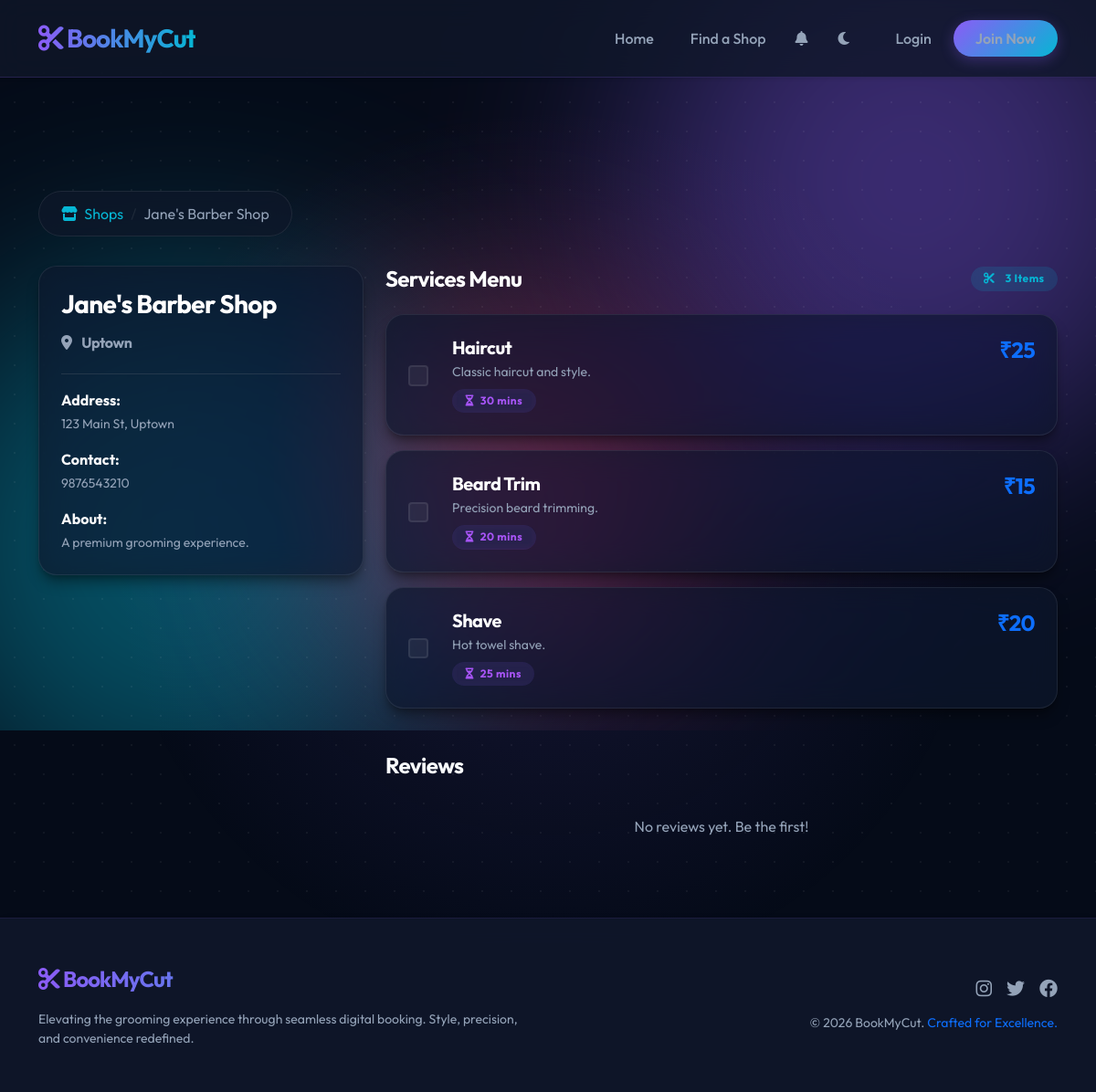
/shop/1, run on the app's committed database.
### tables this page shows
CREATE TABLE shops (
    id INTEGER PRIMARY KEY AUTOINCREMENT,
    owner_id INTEGER NOT NULL,
    name VARCHAR(100) NOT NULL,
    area VARCHAR(100) NOT NULL,
    address TEXT NOT NULL,
    description TEXT,
    contact_number VARCHAR(20),
    shop_image VARCHAR(255),
    created_at TIMESTAMP DEFAULT (datetime('now', 'localtime')),
    FOREIGN KEY (owner_id) REFERENCES users(id) ON DELETE CASCADE
);

CREATE TABLE services (
    id INTEGER PRIMARY KEY AUTOINCREMENT,
    shop_id INTEGER NOT NULL,
    name VARCHAR(100) NOT NULL,
    description TEXT,
    price DECIMAL(10, 2) NOT NULL,
    duration_minutes INTEGER NOT NULL,
    FOREIGN KEY (shop_id) REFERENCES shops(id) ON DELETE CASCADE
);

### app.py (the view)
@app.route('/shop/<int:shop_id>')
def shop_details(shop_id):
    cursor = get_db_cursor()
    cursor.execute('SELECT * FROM shops WHERE id = ?', (shop_id,))
    shop = cursor.fetchone()
    cursor.execute('SELECT * FROM services WHERE shop_id = ?', (shop_id,))
    services = cursor.fetchall()
    cursor.execute('''
        SELECT r.*, u.name as user_name
        FROM reviews r
        JOIN users u ON r.user_id = u.id
        WHERE r.shop_id = ?
        ORDER BY r.created_at DESC
    ''', (shop_id,))
    reviews = cursor.fetchall()
    return render_template('shop_details.html', shop=shop, services=services, reviews=reviews)

### app.py (called while the page is built)
def get_db_cursor():
    return db.connection.cursor()

def is_logged_in():
    return 'loggedin' in session

@app.context_processor
def inject_shop_status():
    unread_count = 0
    if is_logged_in():
        from flask import g
        cursor = get_db_cursor()
        cursor.execute("SELECT COUNT(*) as count FROM notifications WHERE user_id = ? AND is_read = FALSE", (session['id'],))
        res = cursor.fetchone()
        unread_count = res['count'] if res else 0
    if is_logged_in() and is_owner():
        cursor = get_db_cursor()
        cursor.execute('SELECT id FROM shops WHERE owner_id = ?', (session['id'],))
        shop = cursor.fetchone()
        return {'owner_has_shop': shop is not None, 'owner_shop_id': shop['id'] if shop else None, 'unread_notifications': unread_count}
    return {'owner_has_shop': False, 'owner_shop_id': None, 'unread_notifications': unread_count}

    @property
    def connection(self):
        if 'db_conn' not in g:
            g.db_conn = sqlite3.connect(self.db_path)
            g.db_conn.row_factory = sqlite3.Row
            g.db_conn.execute("PRAGMA foreign_keys = ON")
        return g.db_conn

### templates/shop_details.html (shortened to what this page needs)
{% extends 'base.html' %}
{% block content %}
<nav aria-label="breadcrumb">
    <ol class="breadcrumb">
        <li class="breadcrumb-item"><a href="{{ url_for('list_shops') }}"><i class="fas fa-store me-1"></i> Shops</a>
        </li>
        <li class="breadcrumb-item active" aria-current="page">{{ shop.name }}</li>
    </ol>
</nav>
<div class="row">
    <div class="col-md-4 mb-4">
        <div class="glass-card p-4 position-sticky fade-in" style="top: 20px;">
            <div class="card-body p-0">
                <h3 class="fw-bold text-white mb-3">{{ shop.name }}</h3>
                <h6 class="text-muted mb-4"><i class="fas fa-map-marker-alt me-2"></i> {{ shop.area }}</h6>
                <hr class="border-secondary opacity-10">
                <div class="mb-3">
                    <strong class="text-light d-block mb-1">Address:</strong>
                    <p class="text-muted small mb-0">{{ shop.address }}</p>
                </div>
                <div class="mb-3">
                    <strong class="text-light d-block mb-1">Contact:</strong>
                    <p class="text-muted small mb-0">{{ shop.contact_number }}</p>
                </div>
                <div>
                    <strong class="text-light d-block mb-1">About:</strong>
                    <p class="text-muted small mb-0">{{ shop.description }}</p>
                </div>
            </div>
        </div>
    </div>
    <div class="col-md-8">
        <div class="d-flex justify-content-between align-items-center mb-4">
            <h4 class="fw-bold text-white mb-0">Services Menu</h4>
            <span class="badge badge-soft-secondary rounded-pill">
                <i class="fas fa-scissors me-2"></i> {{ services|length }} Items
            </span>
        </div>
        <form action="{{ url_for('book_confirm') }}" method="get" id="servicesForm">
            <div class="d-flex flex-column gap-3 mb-5">
                {% for service in services %}
                <div class="glass-card p-4 d-flex justify-content-between align-items-center fade-in card-hover-effect"
                    style="border-radius: 20px;">
                    <div class="d-flex align-items-center flex-grow-1">
                        {% if session.role != 'shop_owner' %}
                        <div class="form-check custom-checkbox me-4">
                            <input class="form-check-input service-checkbox" type="checkbox" name="service_ids"
                                value="{{ service.id }}" data-price="{{ service.price }}"
                                data-duration="{{ service.duration_minutes }}" id="service{{ service.id }}">
                        </div>
                        {% endif %}
                        <label class="flex-grow-1 cursor-pointer" for="service{{ service.id }}">
                            <div class="d-flex justify-content-between align-items-start">
                                <div>
                                    <h5 class="fw-bold text-white mb-1">{{ service.name }}</h5>
                                    <p class="text-muted small mb-2">{{ service.description or 'Exquisite grooming
                                        service tailored for you.' }}</p>
                                    <div class="d-flex gap-2">
                                        <span class="badge badge-soft-primary rounded-pill small">
                                            <i class="fas fa-hourglass-half me-1"></i> {{ service.duration_minutes }}
                                            mins
                                        </span>
                                    </div>
                                </div>
                                <div class="text-end ms-3">
                                    <h4 class="fw-bold text-primary mb-0">₹{{ service.price }}</h4>
                                </div>
                            </div>
                        </label>
                    </div>
                </div>
                {% else %}
                <div class="glass-card p-5 text-center text-muted rounded-4">
                    <i class="fas fa-info-circle fa-2x mb-3 text-primary opacity-50"></i>
                    <p class="mb-0">Our services are being updated. Check back soon!</p>
                </div>
                {% endfor %}
            </div>
        </form>
        <h4 class="mb-3" id="reviews">Reviews</h4>
        {% for review in reviews %}
        <div class="glass-card p-4 mb-3 fade-in">
            <div class="d-flex justify-content-between align-items-center mb-3">
                <div class="text-warning">
                    {% for i in range(review.rating) %}
                    <i class="fas fa-star"></i>
                    {% endfor %}
                </div>
                <small class="text-muted">{{ review.created_at }}</small>
            </div>
            <h6 class="fw-bold text-light mb-2">{{ review.user_name }}</h6>
            <p class="text-muted mb-0">"{{ review.comment }}"</p>
        </div>
        {% else %}
        <p class="text-muted text-center py-4">No reviews yet. Be the first!</p>
        {% endfor %}
    </div>
</div>
{% endblock %}

### static/css/style.css (style rules this page uses)
:root { --bg-color: #050b18; --surface-color: #0f172a; --primary-color: #8b5cf6; --primary-glow: rgba(139, 92, 246, 0.5); --secondary-color: #06b6d4; --secondary-glow: rgba(6, 182, 212, 0.5); --accent-color: #f43f5e; --text-color: #f8fafc; --text-muted: #94a3b8; --glass-bg: rgba(15, 23, 42, 0.7); --glass-border: rgba(255, 255, 255, 0.08); --shadow-sm: 0 1px 2px 0 rgba(0, 0, 0, 0.05); --shadow-md: 0 4px 6px -1px rgba(0, 0, 0, 0.1), 0 2px 4px -1px rgba(0, 0, 0, 0.06); --shadow-lg: 0 10px 15px -3px rgba(0, 0, 0, 0.4), 0 4px 6px -2px rgba(0, 0, 0, 0.2); --shadow-xl: 0 20px 25px -5px rgba(0, 0, 0, 0.5), 0 10px 10px -5px rgba(0, 0, 0, 0.3); --nav-bg: rgba(15, 23, 42, 0.8); --footer-bg: rgba(15, 23, 42, 0.95); --card-hover-bg: linear-gradient(145deg, rgba(139, 92, 246, 0.1), rgba(6, 182, 212, 0.05)); --transition-speed: 0.3s; --slot-grid-bg: rgba(0, 0, 0, 0.3); --slot-btn-border: rgba(255, 255, 255, 0.1); --hero-title-gradient: linear-gradient(135deg, #ffffff 0%, #cbd5e1 100%); --hero-text-clr: rgba(248, 250, 252, 0.85); --hero-border-clr: rgba(255, 255, 255, 0.12); --hero-glow-opacity: 0.3; --aurora-1: #8b5cf6; --aurora-2: #06b6d4; --aurora-3: #f43f5e; --aurora-4: #6366f1; --dot-color: rgba(255, 255, 255, 0.05); --card-sub-bg: rgba(255, 255, 255, 0.03); --inner-border: rgba(255, 255, 255, 0.1); }
body { font-family: 'Outfit', sans-serif; background-color: var(--bg-color); color: var(--text-color); display: flex; flex-direction: column; min-height: 100vh; overflow-x: hidden; position: relative; transition: background-color var(--transition-speed), color var(--transition-speed); }
.glass-card { background: var(--glass-bg); backdrop-filter: blur(16px) saturate(180%); -webkit-backdrop-filter: blur(16px) saturate(180%); border: 1px solid var(--glass-border); border-radius: 20px; box-shadow: var(--shadow-lg); transition: all 0.5s cubic-bezier(0.23, 1, 0.32, 1); position: relative; overflow: hidden; }
.text-muted { color: var(--text-muted) !important; }
h1, h2, h3, h4, h5, h6 { font-weight: 700; letter-spacing: -0.025em; }
.fade-in { animation: slideUp 0.8s cubic-bezier(0.2, 0.8, 0.2, 1) forwards; }
.badge-soft-primary { background: rgba(139, 92, 246, 0.15); color: #a855f7; font-weight: 600; backdrop-filter: blur(10px); }
.form-check-input { width: 1.4em; height: 1.4em; cursor: pointer; background-color: rgba(255, 255, 255, 0.05); border: 2px solid var(--glass-border); transition: all 0.2s ease; }
.badge { padding: 0.6em 1.2em; font-weight: 700; letter-spacing: 0.5px; border-radius: 50px; backdrop-filter: blur(4px); }
.badge-soft-primary { background: rgba(139, 92, 246, 0.15) !important; color: #a855f7 !important; }
.badge-soft-secondary { background: rgba(6, 182, 212, 0.15) !important; color: #06b6d4 !important; }
.breadcrumb { background: var(--glass-bg); padding: 0.75rem 1.5rem; border-radius: 50px; border: 1px solid var(--glass-border); backdrop-filter: blur(10px); display: inline-flex; margin-bottom: 2rem; }
.breadcrumb-item a { color: var(--secondary-color); text-decoration: none; transition: color 0.3s ease; }
.breadcrumb-item.active { color: var(--text-muted); }
.breadcrumb-item+.breadcrumb-item::before { color: var(--glass-border); content: "/"; }

### data on the page
shops: name "Jane's Barber Shop", area "Uptown", address "123 Main St, Uptown", contact_number "9876543210", description "A premium grooming experience."
services: name "Haircut", description "Classic haircut and style.", duration_minutes "30", price "25"
services: name "Beard Trim", description "Precision beard trimming.", duration_minutes "20", price "15"
services: name "Shave", description "Hot towel shave.", duration_minutes "25", price "20"

### other printed values
{{ services|length }} "3"
